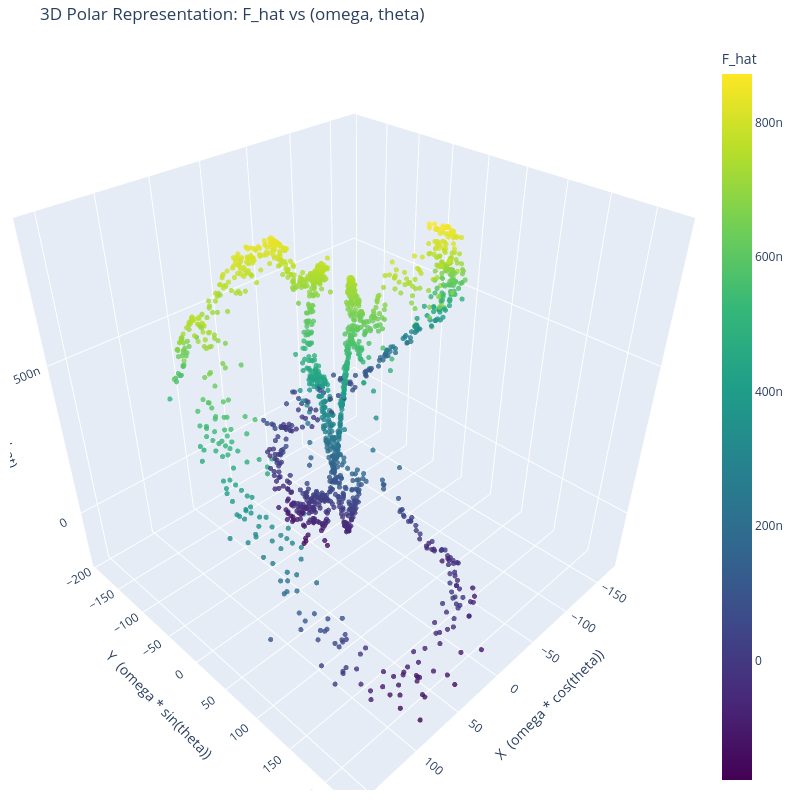

The cell this chart's notebook holds for it:
### Code cell
# Interactive 3D Polar Representation Plot
import plotly.graph_objects as go
import pandas as pd
import numpy as np

# --- Create the correct polar projection ---
# Here, we map (theta, omega) to a polar layout on the X-Y plane.
# omega -> radius (r)
# theta -> angle (phi)
r = X_clean[:, 1]

# Convert polar coordinates to Cartesian for plotting
x_new = r * X_improved[:, 0]
y_new = r * X_improved[:, 1]
z_new = y_pred_mlp

# Create the figure
fig = go.Figure(data=[go.Scatter3d(
    x=x_new,
    y=y_new,
    z=z_new,
    mode='markers',
    marker=dict(
        size=3,
        color=z_new,                # set color to the z-axis value (f_hat)
        colorscale='Viridis',       # choose a colorscale
        colorbar=dict(title='F_hat'),
        opacity=0.8
    )
)])

# Update the layout for a clean, square plot
fig.update_layout(
    title='3D Polar Representation: F_hat vs (omega, theta)',
    width=800,
    height=800,
    scene=dict(
        xaxis_title='X  (omega * cos(theta))',
        yaxis_title='Y  (omega * sin(theta))',
        zaxis_title='Z  (F_hat)'
    ),
    margin=dict(r=20, b=10, l=10, t=40)
)

fig.show()

### Figure 1 — Plotly figure (JSON) as saved in the notebook; plotly's stock layout.template omitted (floating-point values rounded to 4 significant figures; data arrays with more than 128 entries replaced by an {"elided": "..."} marker saying what was removed)
{"data": [{"marker": {"color": {"elided": "1670 float values"}, "colorbar": {"title": {"text": "F_hat"}}, "colorscale": [[0, "#440154"], [0.1111, "#482878"], [0.2222, "#3e4989"], [0.3333, "#31688e"], [0.4444, "#26828e"], [0.5556, "#1f9e89"], [0.6667, "#35b779"], [0.7778, "#6ece58"], [0.8889, "#b5de2b"], [1, "#fde725"]], "opacity": 0.8, "size": 3}, "mode": "markers", "type": "scatter3d", "x": {"elided": "1670 float values"}, "y": {"elided": "1670 float values"}, "z": {"elided": "1670 float values"}}], "layout": {"height": 800, "margin": {"b": 10, "l": 10, "r": 20, "t": 40}, "scene": {"xaxis": {"title": {"text": "X  (omega * cos(theta))"}}, "yaxis": {"title": {"text": "Y  (omega * sin(theta))"}}, "zaxis": {"title": {"text": "Z  (F_hat)"}}}, "title": {"text": "3D Polar Representation: F_hat vs (omega, theta)"}, "width": 800}}
